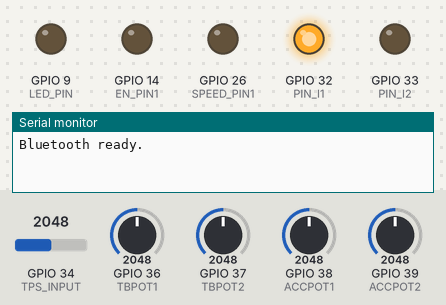
Bench run of a sketch on a simulated ESP32. On the bench: output pins drawn as LEDs (lit = HIGH), the last lines printed to the serial monitor. The inputs (shaded band) are chosen by the test bench; at power-on: GPIO 36 (TBPOT1) = 2048, GPIO 34 (TPS_INPUT) = 2048, GPIO 37 (TBPOT2) = 2048, GPIO 38 (ACCPOT1) = 2048, GPIO 39 (ACCPOT2) = 2048. Nothing arrives over Bluetooth unless stated.

Above: at 0.01 s.
At 2.7 s:
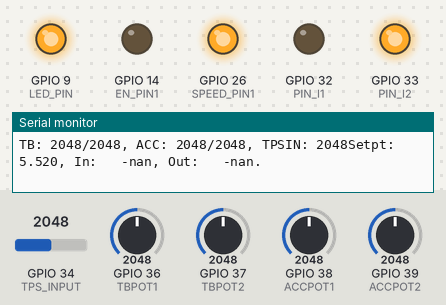
2.8 s: GPIO 36 (TBPOT1) set to 1031
5.8 s: GPIO 36 (TBPOT1) set to 927
Timing chart, 0 to 8.8 s (numbered marks = the images above; inputs shaded):
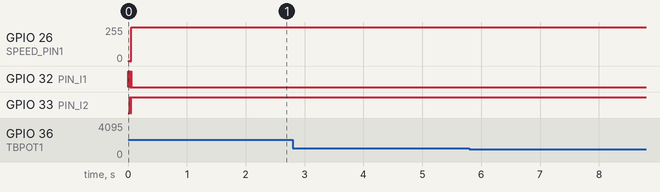

The sketch:

charger_dbw_throttle_v3.ino
```cpp
#include <PID_v1.h>
#include <BluetoothSerial.h>

/*** CONSTANTS ***************************************************************/
// Using enum instead of separate "const int"s to ensure the same pin cannot
// get multiple names:
enum Pins_t
{
  LED_PIN = 9,
  TPS_INPUT = 34, // NB! In v2 this definition was not used (used 1 instead)
  PIN_I1 = 32,
  PIN_I2 = 33,
  SPEED_PIN1 = 26,
  EN_PIN1 = 14,
  TBPOT1 = 36,
  TBPOT2 = 37,
  ACCPOT1 = 38,
  ACCPOT2 = 39,
};

enum BridgeDirection_t
{
  OPEN,
  CLOSE,
};

const int PWM_FREQ_HZ = 10000;
const int PWM_BIT_RESOLUTION = 16;
const int PWM_CHANNEL = 0;
const uint32_t PWM_MAX_VALUE = (1U << PWM_BIT_RESOLUTION) - 1;

const int NUM_CALIBRATION_STEPS = 256;
const int THROTTLEBODY_SETTLE_DELAY_MS = 15;

const int MIN_ALLOWED_TBPOT_RANGE = 500;
const int MAX_ALLOWED_THROTTLE_DEVIATION = 0.10; // 10%
const int MAX_ALLOWED_PEDAL_DEVIATION = 0.10; // 10%

const int PID_SAMPLE_TIME_MS = 100;
const int REPORT_INTERVAL_MS = 1000;

/*** TYPES *******************************************************************/
struct range_t
{
  int Min;
  int Max;
};

/*** GLOBALS *****************************************************************/
int Error = 0;

struct
{
  range_t Tbpot[2];
  range_t Speedpin;
  range_t Accpot[2];
  range_t Tpsin;
} Calibration;

struct
{
  int Tbpot[2];
  int Accpot[2];
  int Tpsin;
} Samples;

struct
{
  double Setpoint;
  double Input;
  double Output;
} Regulator;

BluetoothSerial SerialBT;
PID Pid(&Regulator.Input, &Regulator.Output, &Regulator.Setpoint,
        0.15, 2.00, 0.00, DIRECT);

/******************************************************************************
 * Print a message on serial and bluetooth.
 */
template <typename... Ts>
void message(const char* Fmt, Ts&&... Args)
{
  static char Buffer[256];

  snprintf(Buffer, sizeof(Buffer), Fmt, Args...);
  Serial.println(Buffer);
  SerialBT.println(Buffer);
}

/******************************************************************************
 * Report an error.
 */
template <typename... Ts>
void error(int Code, const char* Fmt, Ts&&... Args)
{
  if (Error == 0) {
    Error = Code;
  }
  digitalWrite(LED_PIN, HIGH);

  message(Fmt, Args...);
}

/******************************************************************************
 * Set H-bridge direction.
 *
 * NB! May need to swap settings here! Did not have documentation.
 */
void setBridgeDirection(BridgeDirection_t Direction)
{
  switch (Direction)
  {
    case OPEN:
      digitalWrite(PIN_I2, LOW);
      digitalWrite(PIN_I1, HIGH);
      break;

    case CLOSE:
      digitalWrite(PIN_I1, LOW);
      digitalWrite(PIN_I2, HIGH);
      break;
  }
}

/******************************************************************************
 * Calibrate throttle potmeters, and required PWM strength.
 *
 * Finds the maximum range of observed values for TBPOT1, TBPOT2 and
 * SPEED_PIN1.
 */
void calibrateThrottle()
{
  int LastValues[2] = {-1, -1};

  setBridgeDirection(OPEN);
  for (int i = 0; i < NUM_CALIBRATION_STEPS; ++i)
  {
    uint32_t PwmVal = static_cast<uint32_t>(i*PWM_MAX_VALUE/NUM_CALIBRATION_STEPS);

    ledcWrite(PWM_CHANNEL, PwmVal);
    delay(THROTTLEBODY_SETTLE_DELAY_MS);
    Calibration.Tbpot[0].Min = analogRead(TBPOT1);
    Calibration.Tbpot[1].Min = analogRead(TBPOT2);

    if (   (Calibration.Tbpot[0].Min != LastValues[0])
        || (Calibration.Tbpot[1].Min != LastValues[1]))
    {
      Calibration.Speedpin.Min = -PwmVal;
      LastValues[0] = Calibration.Tbpot[0].Min;
      LastValues[1] = Calibration.Tbpot[1].Min;
    }
    else
    {
      break;
    }
  }

  setBridgeDirection(CLOSE);
  for (int i = 0; i < NUM_CALIBRATION_STEPS; ++i)
  {
    uint32_t PwmVal = static_cast<uint32_t>(i*PWM_MAX_VALUE/NUM_CALIBRATION_STEPS);

    ledcWrite(PWM_CHANNEL, PwmVal);
    delay(THROTTLEBODY_SETTLE_DELAY_MS);
    Calibration.Tbpot[0].Max = analogRead(TBPOT1);
    Calibration.Tbpot[1].Max = analogRead(TBPOT2);

    if (   (Calibration.Tbpot[0].Max != LastValues[0])
        || (Calibration.Tbpot[1].Max != LastValues[1]))
    {
      Calibration.Speedpin.Max = PwmVal;
      LastValues[0] = Calibration.Tbpot[0].Max;
      LastValues[1] = Calibration.Tbpot[1].Max;
    }
    else
    {
      break;
    }
  }

  // Set back to neutral position:
  ledcWrite(PWM_CHANNEL, 0);
  setBridgeDirection(OPEN);

  for (int i = 0; i < 2; ++i)
  {
    if (Calibration.Tbpot[i].Max - Calibration.Tbpot[i].Min
        < MIN_ALLOWED_TBPOT_RANGE)
    {
      error(1, "ERROR - Throttle sensor %d malfunction [Min: %d, Max: %d]",
            i, Calibration.Tbpot[i].Min, Calibration.Tbpot[i].Max);
    }
  }
}

/******************************************************************************
 * Set up bridge and PWM to control valve in throttle body.
 *
 * Position is expected to be in the range [0.0, 1.0].
 * Assumes calibration values are correct.
 */
void setThrottle(double Position)
{
  int Pwm = Position*(Calibration.Speedpin.Max-Calibration.Speedpin.Min)
    + Calibration.Speedpin.Min;

  if (Pwm >= 0)
  {
    setBridgeDirection(OPEN);
    ledcWrite(PWM_CHANNEL, static_cast<uint32_t>(Pwm));
  }
  else
  {
    setBridgeDirection(CLOSE);
    ledcWrite(PWM_CHANNEL, static_cast<uint32_t>(-Pwm));
  }
}

/******************************************************************************
 * Read current throttle position.
 *
 * Verify consistency and return normalized position in the range [0.0, 1.0].
 * Assumes calibration values are correct.
 */
double getThrottle()
{
  double Throttle[2];

  Samples.Tbpot[0] = analogRead(TBPOT1);
  Samples.Tbpot[1] = analogRead(TBPOT2);

  for (int i = 0; i < 2; ++i)
  {
    Throttle[i] = static_cast<double>((Samples.Tbpot[i] - Calibration.Tbpot[i].Min))
      / (Calibration.Tbpot[i].Max - Calibration.Tbpot[i].Min);
  }

  if (abs(Throttle[0] - Throttle[1]) > MAX_ALLOWED_THROTTLE_DEVIATION)
  {
    error(2, "ERROR - Abnormal difference between throttle sensors [%.3f, %.3f]",
          Throttle[0], Throttle[1]);
  }

  return (Throttle[0] + Throttle[1])/2.0;
}

/******************************************************************************
 * Read current pedal position.
 *
 * Verify consistency and return normalized position in the range [0.0, 1.0].
 */
double getPedal()
{
  double Pedal[2];

  Samples.Accpot[0] = analogRead(ACCPOT1);
  Samples.Accpot[1] = analogRead(ACCPOT2);

  for (int i = 0; i < 2; ++i)
  {
    Pedal[i] = static_cast<double>((Samples.Accpot[i] - Calibration.Accpot[i].Min))
      / (Calibration.Accpot[i].Max - Calibration.Accpot[i].Min);
  }

  if (abs(Pedal[0] - Pedal[1]) > MAX_ALLOWED_PEDAL_DEVIATION)
  {
    error(2, "ERROR - Abnormal difference between pedal sensors [%.3f, %.3f]",
          Pedal[0], Pedal[1]);
  }

  return (Pedal[0] + Pedal[1])/2.0;
}

/******************************************************************************
 * Read current external input.
 *
 * Return normalized in the range [0.0, 1.0].
 */
double getExternalInput()
{
  Samples.Tpsin = analogRead(TPS_INPUT);

  return static_cast<double>((Samples.Tpsin - Calibration.Tpsin.Min))
      / (Calibration.Tpsin.Max - Calibration.Tpsin.Min);
}

/******************************************************************************
 * Report system status.
 */
void reportStatus()
{
  static unsigned long lastreport = 0;
  unsigned long now = millis();

  if (now - lastreport >= REPORT_INTERVAL_MS)
  {
    message("TB: %4d/%4d, ACC: %4d/%4d, TPSIN: %4d"
            "Setpt: %6.3f, In: %6.3f, Out: %6.3f.",
            Samples.Tbpot[0], Samples.Tbpot[1],
            Samples.Accpot[0], Samples.Accpot[1],
            Samples.Tpsin,
            Regulator.Setpoint, Regulator.Input, Regulator.Output);
  }
}

/******************************************************************************/
void setup()
{
  pinMode(PIN_I1, OUTPUT);
  pinMode(PIN_I2, OUTPUT);
  pinMode(SPEED_PIN1, OUTPUT);
  pinMode(LED_PIN, OUTPUT);
  pinMode(EN_PIN1, OUTPUT);

  digitalWrite(PIN_I2, LOW);
  digitalWrite(PIN_I1, LOW);
  digitalWrite(EN_PIN1, LOW);
  digitalWrite(LED_PIN, LOW);

  ledcSetup(PWM_CHANNEL, PWM_FREQ_HZ, PWM_BIT_RESOLUTION);
  ledcAttachPin(SPEED_PIN1, PWM_CHANNEL);

  Error = 0;

  Regulator.Setpoint = 0.0;
  Regulator.Input = 0.0;
  Regulator.Output = 0.0;
  Pid.SetSampleTime(PID_SAMPLE_TIME_MS);
  Pid.SetOutputLimits(0.0, 1.0);
  Pid.SetMode(AUTOMATIC);

  Serial.begin(115200);
  SerialBT.begin("ESP32test");
  Serial.println("Bluetooth ready.");

  Calibration.Tbpot[0].Min = 0;
  Calibration.Tbpot[0].Max = 1023;
  Calibration.Tbpot[1].Min = 0;
  Calibration.Tbpot[1].Max = 1023;
  Calibration.Accpot[0].Min = 44;
  Calibration.Accpot[0].Max = 468;
  Calibration.Accpot[1].Min = 90;
  Calibration.Accpot[1].Max = 938;
  Calibration.Tpsin.Min = 0;
  Calibration.Tpsin.Max = 1023;
  calibrateThrottle();
}

/******************************************************************************/
void loop()
{
  Regulator.Setpoint = getPedal() + getExternalInput();
  Regulator.Input = getThrottle();
  Pid.Compute();
  setThrottle(Regulator.Output);

  reportStatus();
}
```
